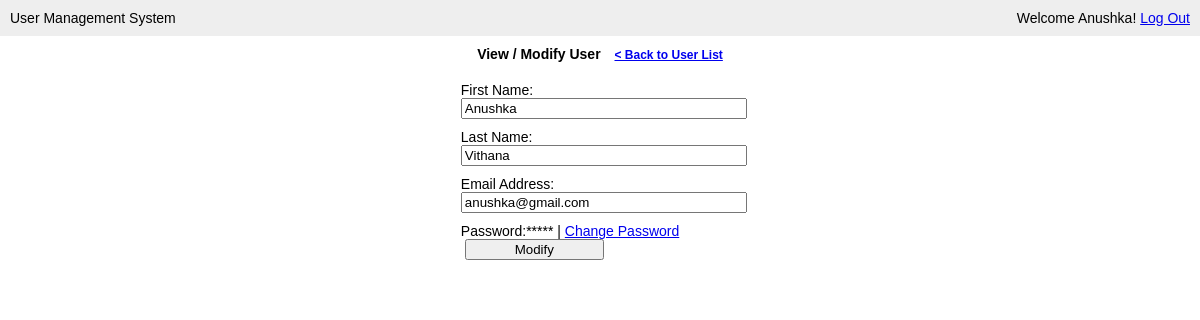
Screenshot of /modify-user.php?user_id=1 (signed in) with the database file from the repository.
### tables this page shows
CREATE TABLE `user` (
  `id` int(11) NOT NULL,
  `first_name` varchar(50) NOT NULL,
  `last_name` varchar(100) NOT NULL,
  `email` varchar(100) NOT NULL,
  `password` varchar(40) NOT NULL,
  `last_login` datetime NOT NULL,
  `is_deleted` tinyint(1) NOT NULL
);

### modify-user.php (the view, shortened to what this page needs)
<?php require_once('inc/connection.php'); ?>
<?php
$user_id = '';
$first_name = '';
$last_name = '';
$email = '';
if (isset($_GET['user_id'])) {
    $user_id = mysqli_real_escape_string($connection, $_GET['user_id']);
    $query = "SELECT * FROM user WHERE id = {$user_id} LIMIT 1";
    $result_set = mysqli_query($connection, $query);
    if ($result_set) {
        if (mysqli_num_rows($result_set) == 1) {
            $result = mysqli_fetch_assoc($result_set);
            $first_name = $result['first_name'];
            $last_name = $result['last_name'];
            $email = $result['email'];
        } else {
            header('Location: users.php?err=user_not_found');
        }
    } else {
        header('Location: users.php?err=query_failure');
    }
}
?>
<!DOCTYPE html>
<html lang="en">
<head>
    <link rel="stylesheet" href="css/add-user.css">
</head>
<body>
    <header>
        <div class="appname">User Management System</div>
        <div class="loggedin">Welcome <?php echo $_SESSION['first_name']; ?>! <a href="logout.php">Log Out</a></div>
    </header>
    <main>
        <div class="header-div">
            <h1>View / Modify User <span><a href="add-user.php">
                        < Back to User List</a></span></h1>
        </div>
        <div class="add-user-form">
            <form action="modify-user.php" method="post" class="userform">
                <p>
                    <label for="">First Name:</label>
                    <input type="text" name="first_name" <?php echo 'value="' . $first_name . '"'; ?>>
                </p>
                <p>
                    <label for="">Last Name:</label>
                    <input type="text" name="last_name" <?php echo 'value="' . $last_name . '"'; ?>>
                </p>
                <p>
                    <label for="">Email Address:</label>
                    <input type="text" name="email" <?php echo 'value="' . $email . '"'; ?>>
                </p>
                <p>
                    <label for="">Password:</label>
                    <span>*****</span> | <a href="change-password.php?user_id=<?php echo $user_id; ?>">Change Password</a>
                </p>
                <p>
                    <label for="">&nbsp;</label>
                    <button type="submit" name="submit">Modify</button>
                </p>
            </form>
        </div>
    </main>
</body>
</html>

### css/add-user.css (style rules this page uses)
* { margin: 0; }
body { font-family: Arial, Helvetica, sans-serif; font-size: 14px; }
header { background-color: #eee; overflow: auto; padding: 10px; }
header .appname { float: left; }
header .loggedin { float: right; }
main .header-div { width: 100%; display: flex; justify-content: center; margin-top: 10px; margin-bottom: 10px; }
main .header-div h1 { font-size: 14px; }
main .header-div span { margin-left: 10px; font-size: 12px; }
.add-user-form { width: 80%; display: flex; justify-content: center; margin: 20px auto; }
.add-user-form input { width: 100%; margin-bottom: 10px; }
.add-user-form label { float: left; }
.add-user-form button { width: 50%; }

### rows the page displays
user: first_name "Anushka", last_name "Vithana", email "anushka@gmail.com"

### other values shown
$_SESSION['first_name'] "Anushka"
